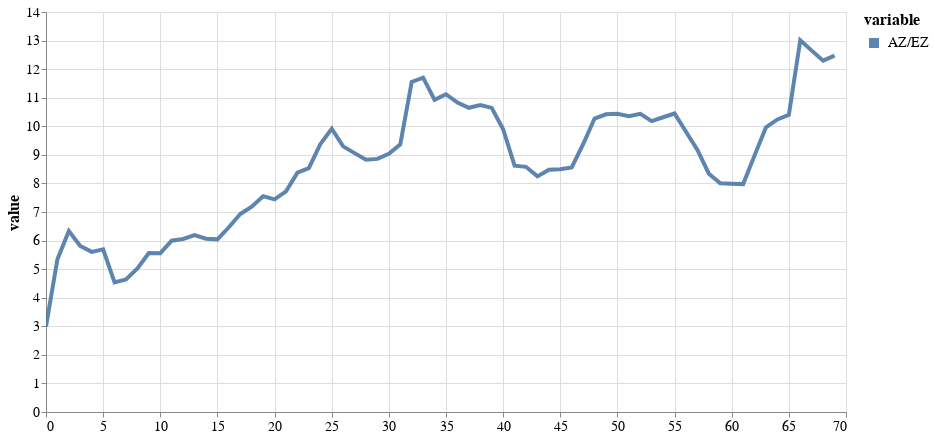

The notebook cell saved with this chart:
### Code cell
model_evidence = get_model_evidence('log/big5_exp//20210726_220229_big5az/')-get_model_evidence('log/big5_exp//20210726_215914_ez/')
bf = pd.DataFrame(model_evidence, columns=['AZ/EZ'])
bf['idx'] = np.arange(bf.shape[0])
# bf['EFA'] = get_model_evidence('log/CL_data/20210726_213814_efa/')
# bf['EFA-C'] = get_model_evidence('log/CL_data/20210726_214548_efa_c/')
plot_bf(bf, 800, 400)

### Figure 1 — Vega-Lite specification as saved in the notebook (floating-point values rounded to 4 significant figures)
{"config": {"view": {"continuousWidth": 400, "continuousHeight": 300}, "axis": {"labelFontSize": 14, "titleFontSize": 16}, "legend": {"labelFontSize": 14, "symbolStrokeWidth": 10, "titleFontSize": 16}}, "data": {"name": "data-b131dcebd4896e81294872810fda8948"}, "mark": {"type": "line", "opacity": 0.9, "strokeWidth": 4}, "encoding": {"color": {"type": "nominal", "field": "variable"}, "x": {"type": "quantitative", "field": "idx", "title": null}, "y": {"type": "quantitative", "field": "value"}}, "height": 400, "selection": {"selector014": {"type": "interval", "bind": "scales", "encodings": ["x", "y"]}}, "width": 800, "$schema": "https://vega.github.io/schema/vega-lite/v4.8.1.json", "datasets": {"data-b131dcebd4896e81294872810fda8948": [{"idx": 0, "variable": "AZ/EZ", "value": 2.998}, {"idx": 1, "variable": "AZ/EZ", "value": 5.347}, {"idx": 2, "variable": "AZ/EZ", "value": 6.337}, {"idx": 3, "variable": "AZ/EZ", "value": 5.813}, {"idx": 4, "variable": "AZ/EZ", "value": 5.606}, {"idx": 5, "variable": "AZ/EZ", "value": 5.695}, {"idx": 6, "variable": "AZ/EZ", "value": 4.538}, {"idx": 7, "variable": "AZ/EZ", "value": 4.643}, {"idx": 8, "variable": "AZ/EZ", "value": 5.024}, {"idx": 9, "variable": "AZ/EZ", "value": 5.561}, {"idx": 10, "variable": "AZ/EZ", "value": 5.559}, {"idx": 11, "variable": "AZ/EZ", "value": 5.995}, {"idx": 12, "variable": "AZ/EZ", "value": 6.057}, {"idx": 13, "variable": "AZ/EZ", "value": 6.188}, {"idx": 14, "variable": "AZ/EZ", "value": 6.064}, {"idx": 15, "variable": "AZ/EZ", "value": 6.043}, {"idx": 16, "variable": "AZ/EZ", "value": 6.466}, {"idx": 17, "variable": "AZ/EZ", "value": 6.928}, {"idx": 18, "variable": "AZ/EZ", "value": 7.188}, {"idx": 19, "variable": "AZ/EZ", "value": 7.554}, {"idx": 20, "variable": "AZ/EZ", "value": 7.441}, {"idx": 21, "variable": "AZ/EZ", "value": 7.724}, {"idx": 22, "variable": "AZ/EZ", "value": 8.377}, {"idx": 23, "variable": "AZ/EZ", "value": 8.533}, {"idx": 24, "variable": "AZ/EZ", "value": 9.374}, {"idx": 25, "variable": "AZ/EZ", "value": 9.915}, {"idx": 26, "variable": "AZ/EZ", "value": 9.296}, {"idx": 27, "variable": "AZ/EZ", "value": 9.06}, {"idx": 28, "variable": "AZ/EZ", "value": 8.833}, {"idx": 29, "variable": "AZ/EZ", "value": 8.859}, {"idx": 30, "variable": "AZ/EZ", "value": 9.037}, {"idx": 31, "variable": "AZ/EZ", "value": 9.367}, {"idx": 32, "variable": "AZ/EZ", "value": 11.55}, {"idx": 33, "variable": "AZ/EZ", "value": 11.7}, {"idx": 34, "variable": "AZ/EZ", "value": 10.92}, {"idx": 35, "variable": "AZ/EZ", "value": 11.12}, {"idx": 36, "variable": "AZ/EZ", "value": 10.83}, {"idx": 37, "variable": "AZ/EZ", "value": 10.65}, {"idx": 38, "variable": "AZ/EZ", "value": 10.75}, {"idx": 39, "variable": "AZ/EZ", "value": 10.64}, {"idx": 40, "variable": "AZ/EZ", "value": 9.898}, {"idx": 41, "variable": "AZ/EZ", "value": 8.62}, {"idx": 42, "variable": "AZ/EZ", "value": 8.581}, {"idx": 43, "variable": "AZ/EZ", "value": 8.247}, {"idx": 44, "variable": "AZ/EZ", "value": 8.479}, {"idx": 45, "variable": "AZ/EZ", "value": 8.499}, {"idx": 46, "variable": "AZ/EZ", "value": 8.562}, {"idx": 47, "variable": "AZ/EZ", "value": 9.372}, {"idx": 48, "variable": "AZ/EZ", "value": 10.27}, {"idx": 49, "variable": "AZ/EZ", "value": 10.42}, {"idx": 50, "variable": "AZ/EZ", "value": 10.44}, {"idx": 51, "variable": "AZ/EZ", "value": 10.35}, {"idx": 52, "variable": "AZ/EZ", "value": 10.43}, {"idx": 53, "variable": "AZ/EZ", "value": 10.18}, {"idx": 54, "variable": "AZ/EZ", "value": 10.32}, {"idx": 55, "variable": "AZ/EZ", "value": 10.45}, {"idx": 56, "variable": "AZ/EZ", "value": 9.81}, {"idx": 57, "variable": "AZ/EZ", "value": 9.172}, {"idx": 58, "variable": "AZ/EZ", "value": 8.339}, {"idx": 59, "variable": "AZ/EZ", "value": 8.005}, {"idx": 60, "variable": "AZ/EZ", "value": 7.991}, {"idx": 61, "variable": "AZ/EZ", "value": 7.977}, {"idx": 62, "variable": "AZ/EZ", "value": 8.982}, {"idx": 63, "variable": "AZ/EZ", "value": 9.966}, {"idx": 64, "variable": "AZ/EZ", "value": 10.24}, {"idx": 65, "variable": "AZ/EZ", "value": 10.4}, {"idx": 66, "variable": "AZ/EZ", "value": 13.01}, {"idx": 67, "variable": "AZ/EZ", "value": 12.65}, {"idx": 68, "variable": "AZ/EZ", "value": 12.3}, {"idx": 69, "variable": "AZ/EZ", "value": 12.48}]}}
